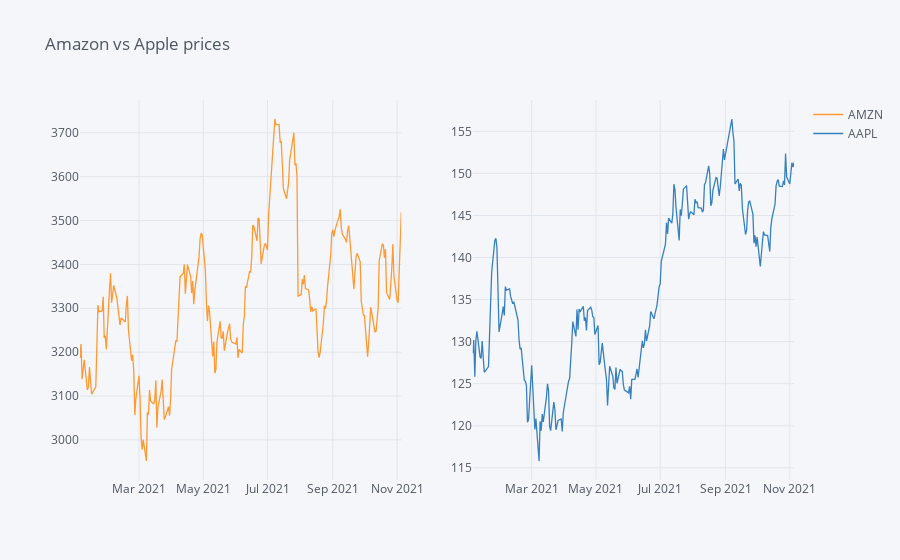

Here is the notebook cell this chart was saved with:
### Code cell
df4[['AMZN','AAPL']].iplot(title='Amazon vs Apple prices', subplots=True)

### Figure 1 — Plotly figure (JSON) as saved in the notebook; plotly's stock layout.template omitted (floating-point values rounded to 4 significant figures; data arrays with more than 128 entries replaced by an {"elided": "..."} marker saying what was removed)
{"data": [{"line": {"color": "rgba(255, 153, 51, 1.0)", "dash": "solid", "shape": "linear", "width": 1.3}, "mode": "lines", "name": "AMZN", "text": "", "type": "scatter", "x": {"elided": "214 str values"}, "xaxis": "x", "y": {"elided": "214 float values"}, "yaxis": "y"}, {"line": {"color": "rgba(55, 128, 191, 1.0)", "dash": "solid", "shape": "linear", "width": 1.3}, "mode": "lines", "name": "AAPL", "text": "", "type": "scatter", "x": {"elided": "214 str values"}, "xaxis": "x2", "y": {"elided": "214 float values"}, "yaxis": "y2"}], "layout": {"legend": {"bgcolor": "#F5F6F9", "font": {"color": "#4D5663"}}, "paper_bgcolor": "#F5F6F9", "plot_bgcolor": "#F5F6F9", "title": {"font": {"color": "#4D5663"}, "text": "Amazon vs Apple prices"}, "xaxis": {"anchor": "y", "domain": [0, 0.45], "gridcolor": "#E1E5ED", "showgrid": true, "tickfont": {"color": "#4D5663"}, "title": {"font": {"color": "#4D5663"}, "text": ""}, "zerolinecolor": "#E1E5ED"}, "xaxis2": {"anchor": "y2", "domain": [0.55, 1], "gridcolor": "#E1E5ED", "showgrid": true, "tickfont": {"color": "#4D5663"}, "title": {"font": {"color": "#4D5663"}, "text": ""}, "zerolinecolor": "#E1E5ED"}, "yaxis": {"anchor": "x", "domain": [0, 1], "gridcolor": "#E1E5ED", "showgrid": true, "tickfont": {"color": "#4D5663"}, "title": {"font": {"color": "#4D5663"}, "text": ""}, "zerolinecolor": "#E1E5ED"}, "yaxis2": {"anchor": "x2", "domain": [0, 1], "gridcolor": "#E1E5ED", "showgrid": true, "tickfont": {"color": "#4D5663"}, "title": {"font": {"color": "#4D5663"}, "text": ""}, "zerolinecolor": "#E1E5ED"}}}
